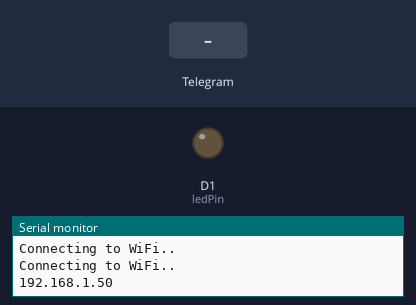
The sketch below on a simulated ESP8266 (NodeMCU). Shown: output pins drawn as LEDs (lit = HIGH), the last lines printed to the serial monitor. The inputs (shaded band) are chosen by the test bench. WiFi joins after 1.5 s; servers stay silent unless stated; the local clock reads 2024-03-15 10:24:30 at power-on unless the sketch sets it.

Above: at 3.2 s.
3.3 s: Telegram message "#parpadeo" received
At 6.2 s:
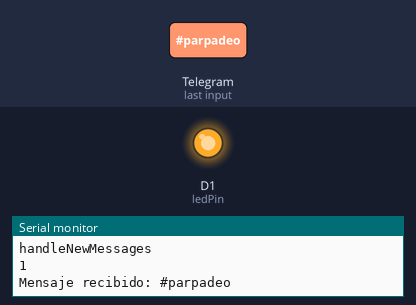
6.3 s: Telegram message "/start" received
9.0 s: Telegram message "/led_on" received
At 9.7 s:
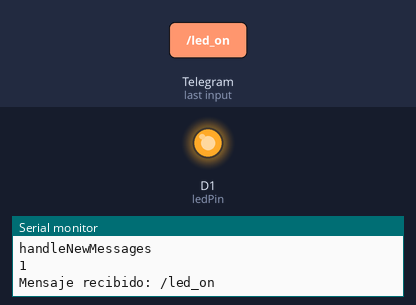
Timing chart, 0 to 12.0 s (numbered marks = the images above; inputs shaded):
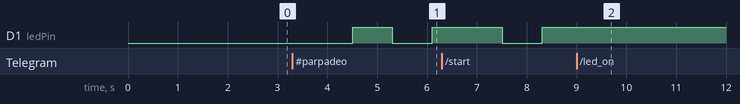

The sketch:

Telegram_01.ino
```cpp
/*
Por Aurelio Gallardo Rodríguez
Encendido a través de robot de Telegram.
19 - 4 - 2023

https://randomnerdtutorials.com/telegram-control-esp32-esp8266-nodemcu-outputs/

Operaciones a hacer en Telegram
1.- Acceder al botfather de telegram: http://t.me/botfather
2.- Poner /start para empezar
3.- Creo un nuevo bot con /newbot
4.- Creado con el nombre de SerAlarm (este el bot) y el username de SerAlarmbot. Dirección: http://t.me/SerAlarmbot
5.- Token generado: 6055200738:AAEQOZ8WHuEctcgcFEcddhtTJiLpTXGkalk
6.- My ID es: 749654128
*/

// Bibliotecas
#ifdef ESP32
  #include <WiFi.h>
#else
  #include <ESP8266WiFi.h>
#endif
#include <WiFiClientSecure.h>
#include <UniversalTelegramBot.h>   // Universal Telegram Bot Library written by Brian Lough: https://github.com/witnessmenow/Universal-Arduino-Telegram-Bot
#include <ArduinoJson.h>

// Replace with your network credentials
const char *ssid = "JAZZTEL_shny";
const char *password = "3z7s5tvbtu4s";

// Initialize Telegram BOT
#define BOTtoken "6055200738:AAEQOZ8WHuEctcgcFEcddhtTJiLpTXGkalk"  // your Bot Token (Get from Botfather)

// Use @myidbot to find out the chat ID of an individual or a group
// Also note that you need to click "start" on a bot before it can
// message you
#define CHAT_ID "749654128"

#ifdef ESP8266
  X509List cert(TELEGRAM_CERTIFICATE_ROOT);
#endif

// Crear objeto Wifi y Bot
WiFiClientSecure client;
UniversalTelegramBot bot(BOTtoken, client);

// Variables
// Checks for new messages every 0.5 second.
int botRequestDelay = 500;
unsigned long lastTimeBotRan;
const int ledPin = D1;
bool ledState = LOW;
bool parpadeo = LOW;

// Función que gestiona los mensajes
// Handle what happens when you receive new messages
void handleNewMessages(int numNewMessages) {
  Serial.println("handleNewMessages");
  Serial.println(String(numNewMessages));

  for (int i=0; i<numNewMessages; i++) {
    // Chat id of the requester
    String chat_id = String(bot.messages[i].chat_id);
    if (chat_id != CHAT_ID){
      bot.sendMessage(chat_id, "Unauthorized user", "");
      continue;
    }

    // Print the received message
    String text = bot.messages[i].text;
    Serial.println("Mensaje recibido: "+text);

    String from_name = bot.messages[i].from_name;

    if (text == "/start") {
      String welcome = "Welcome, " + from_name + ".\n";
      welcome += "Use the following commands to control your outputs.\n\n";
      welcome += "/led_on to turn GPIO ON \n";
      welcome += "/led_off to turn GPIO OFF \n";
      welcome += "#parpadeo to blink GPIO\n";
      welcome += "/state to request current GPIO state \n";
      bot.sendMessage(chat_id, welcome, "");
    }

    if (text == "/led_on") {
      bot.sendMessage(chat_id, "LED state set to ON", "");
      ledState = HIGH;
      digitalWrite(ledPin, ledState);
      parpadeo = LOW;
    }

    if (text == "#parpadeo") {
      bot.sendMessage(chat_id, "Start to blink", "");
      parpadeo = HIGH;
    }

    if (text == "/led_off") {
      bot.sendMessage(chat_id, "LED state set to OFF", "");
      ledState = LOW;
      digitalWrite(ledPin, ledState);
      parpadeo = LOW;
    }

    if (text == "/state") {
      if (digitalRead(ledPin)){
        bot.sendMessage(chat_id, "LED is ON", "");
      }
      else{
        bot.sendMessage(chat_id, "LED is OFF", "");
      }
    }
  }
}


void setup() {
  Serial.begin(115200);

  #ifdef ESP8266
    configTime(0, 0, "pool.ntp.org");      // get UTC time via NTP
    client.setTrustAnchors(&cert); // Add root certificate for api.telegram.org
  #endif

  pinMode(ledPin, OUTPUT);
  digitalWrite(ledPin, ledState);

  // Connect to Wi-Fi
  WiFi.mode(WIFI_STA);
  WiFi.begin(ssid, password);
  #ifdef ESP32
    client.setCACert(TELEGRAM_CERTIFICATE_ROOT); // Add root certificate for api.telegram.org
  #endif
  while (WiFi.status() != WL_CONNECTED) {
    delay(1000);
    Serial.println("Connecting to WiFi..");
  }
  // Print ESP32 Local IP Address
  Serial.println(WiFi.localIP());
}

void loop() {
  if (millis() > lastTimeBotRan + botRequestDelay)  {
    int numNewMessages = bot.getUpdates(bot.last_message_received + 1);
    while(numNewMessages) {
      Serial.println("got response");
      handleNewMessages(numNewMessages);
      numNewMessages = bot.getUpdates(bot.last_message_received + 1);
    }
    lastTimeBotRan = millis();
    if (parpadeo) {
      ledState = ledState xor 1;
      digitalWrite(ledPin, ledState);
    }
  }


}
```

Measured:
- after the input at 3.3 s, D1 (ledPin): LOW → HIGH after 1.2 s, → LOW 0.80 s later, → HIGH 0.80 s later
- after the input at 9.0 s, D1 (ledPin): stops changing and stays HIGH
